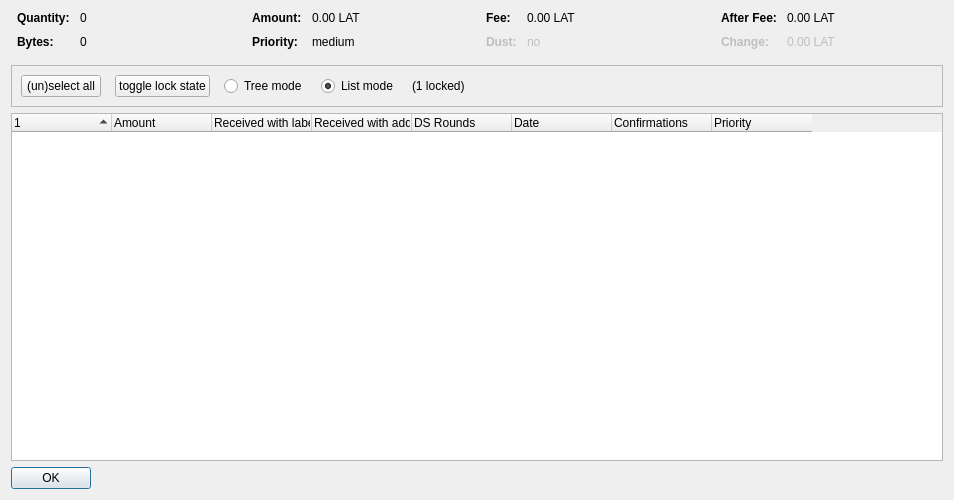
<?xml version="1.0" encoding="UTF-8"?>
<ui version="4.0">
 <class>CoinControlDialog</class>
 <widget class="QDialog" name="CoinControlDialog">
  <property name="geometry">
   <rect>
    <x>0</x>
    <y>0</y>
    <width>954</width>
    <height>500</height>
   </rect>
  </property>
  <property name="windowTitle">
   <string>Coin Selection</string>
  </property>
  <layout class="QVBoxLayout" name="verticalLayout">
   <item>
    <layout class="QHBoxLayout" name="horizontalLayoutTop" stretch="0,0,0,0">
     <property name="topMargin">
      <number>0</number>
     </property>
     <property name="bottomMargin">
      <number>10</number>
     </property>
     <item>
      <layout class="QFormLayout" name="formLayoutCoinControl1">
       <property name="horizontalSpacing">
        <number>10</number>
       </property>
       <property name="verticalSpacing">
        <number>10</number>
       </property>
       <property name="leftMargin">
        <number>6</number>
       </property>
       <property name="rightMargin">
        <number>6</number>
       </property>
       <item row="0" column="0">
        <widget class="QLabel" name="labelCoinControlQuantityText">
         <property name="font">
          <font>
           <weight>75</weight>
           <bold>true</bold>
          </font>
         </property>
         <property name="text">
          <string>Quantity:</string>
         </property>
        </widget>
       </item>
       <item row="0" column="1">
        <widget class="QLabel" name="labelCoinControlQuantity">
         <property name="cursor">
          <cursorShape>IBeamCursor</cursorShape>
         </property>
         <property name="contextMenuPolicy">
          <enum>Qt::ActionsContextMenu</enum>
         </property>
         <property name="text">
          <string notr="true">0</string>
         </property>
         <property name="textInteractionFlags">
          <set>Qt::LinksAccessibleByMouse|Qt::TextSelectableByKeyboard|Qt::TextSelectableByMouse</set>
         </property>
        </widget>
       </item>
       <item row="1" column="0">
        <widget class="QLabel" name="labelCoinControlBytesText">
         <property name="font">
          <font>
           <weight>75</weight>
           <bold>true</bold>
          </font>
         </property>
         <property name="text">
          <string>Bytes:</string>
         </property>
        </widget>
       </item>
       <item row="1" column="1">
        <widget class="QLabel" name="labelCoinControlBytes">
         <property name="cursor">
          <cursorShape>IBeamCursor</cursorShape>
         </property>
         <property name="contextMenuPolicy">
          <enum>Qt::ActionsContextMenu</enum>
         </property>
         <property name="text">
          <string notr="true">0</string>
         </property>
         <property name="textInteractionFlags">
          <set>Qt::LinksAccessibleByMouse|Qt::TextSelectableByKeyboard|Qt::TextSelectableByMouse</set>
         </property>
        </widget>
       </item>
      </layout>
     </item>
     <item>
      <layout class="QFormLayout" name="formLayoutCoinControl2">
       <property name="horizontalSpacing">
        <number>10</number>
       </property>
       <property name="verticalSpacing">
        <number>10</number>
       </property>
       <property name="leftMargin">
        <number>6</number>
       </property>
       <property name="rightMargin">
        <number>6</number>
       </property>
       <item row="0" column="0">
        <widget class="QLabel" name="labelCoinControlAmountText">
         <property name="font">
          <font>
           <weight>75</weight>
           <bold>true</bold>
          </font>
         </property>
         <property name="text">
          <string>Amount:</string>
         </property>
        </widget>
       </item>
       <item row="0" column="1">
        <widget class="QLabel" name="labelCoinControlAmount">
         <property name="cursor">
          <cursorShape>IBeamCursor</cursorShape>
         </property>
         <property name="contextMenuPolicy">
          <enum>Qt::ActionsContextMenu</enum>
         </property>
         <property name="text">
          <string notr="true">0.00 LAT</string>
         </property>
         <property name="textInteractionFlags">
          <set>Qt::LinksAccessibleByMouse|Qt::TextSelectableByKeyboard|Qt::TextSelectableByMouse</set>
         </property>
        </widget>
       </item>
       <item row="1" column="0">
        <widget class="QLabel" name="labelCoinControlPriorityText">
         <property name="font">
          <font>
           <weight>75</weight>
           <bold>true</bold>
          </font>
         </property>
         <property name="text">
          <string>Priority:</string>
         </property>
        </widget>
       </item>
       <item row="1" column="1">
        <widget class="QLabel" name="labelCoinControlPriority">
         <property name="cursor">
          <cursorShape>IBeamCursor</cursorShape>
         </property>
         <property name="contextMenuPolicy">
          <enum>Qt::ActionsContextMenu</enum>
         </property>
         <property name="text">
          <string>medium</string>
         </property>
         <property name="textInteractionFlags">
          <set>Qt::LinksAccessibleByMouse|Qt::TextSelectableByKeyboard|Qt::TextSelectableByMouse</set>
         </property>
        </widget>
       </item>
      </layout>
     </item>
     <item>
      <layout class="QFormLayout" name="formLayoutCoinControl3">
       <property name="horizontalSpacing">
        <number>10</number>
       </property>
       <property name="verticalSpacing">
        <number>10</number>
       </property>
       <property name="leftMargin">
        <number>6</number>
       </property>
       <property name="rightMargin">
        <number>6</number>
       </property>
       <item row="0" column="0">
        <widget class="QLabel" name="labelCoinControlFeeText">
         <property name="font">
          <font>
           <weight>75</weight>
           <bold>true</bold>
          </font>
         </property>
         <property name="text">
          <string>Fee:</string>
         </property>
        </widget>
       </item>
       <item row="0" column="1">
        <widget class="QLabel" name="labelCoinControlFee">
         <property name="cursor">
          <cursorShape>IBeamCursor</cursorShape>
         </property>
         <property name="contextMenuPolicy">
          <enum>Qt::ActionsContextMenu</enum>
         </property>
         <property name="text">
          <string notr="true">0.00 LAT</string>
         </property>
         <property name="textInteractionFlags">
          <set>Qt::LinksAccessibleByMouse|Qt::TextSelectableByKeyboard|Qt::TextSelectableByMouse</set>
         </property>
        </widget>
       </item>
       <item row="1" column="0">
        <widget class="QLabel" name="labelCoinControlLowOutputText">
         <property name="enabled">
          <bool>false</bool>
         </property>
         <property name="font">
          <font>
           <weight>75</weight>
           <bold>true</bold>
          </font>
         </property>
         <property name="text">
          <string>Dust:</string>
         </property>
        </widget>
       </item>
       <item row="1" column="1">
        <widget class="QLabel" name="labelCoinControlLowOutput">
         <property name="enabled">
          <bool>false</bool>
         </property>
         <property name="cursor">
          <cursorShape>IBeamCursor</cursorShape>
         </property>
         <property name="contextMenuPolicy">
          <enum>Qt::ActionsContextMenu</enum>
         </property>
         <property name="text">
          <string>no</string>
         </property>
         <property name="textInteractionFlags">
          <set>Qt::LinksAccessibleByMouse|Qt::TextSelectableByKeyboard|Qt::TextSelectableByMouse</set>
         </property>
        </widget>
       </item>
      </layout>
     </item>
     <item>
      <layout class="QFormLayout" name="formLayoutCoinControl4">
       <property name="horizontalSpacing">
        <number>10</number>
       </property>
       <property name="verticalSpacing">
        <number>10</number>
       </property>
       <property name="leftMargin">
        <number>6</number>
       </property>
       <property name="rightMargin">
        <number>6</number>
       </property>
       <item row="0" column="0">
        <widget class="QLabel" name="labelCoinControlAfterFeeText">
         <property name="font">
          <font>
           <weight>75</weight>
           <bold>true</bold>
          </font>
         </property>
         <property name="text">
          <string>After Fee:</string>
         </property>
        </widget>
       </item>
       <item row="0" column="1">
        <widget class="QLabel" name="labelCoinControlAfterFee">
         <property name="cursor">
          <cursorShape>IBeamCursor</cursorShape>
         </property>
         <property name="contextMenuPolicy">
          <enum>Qt::ActionsContextMenu</enum>
         </property>
         <property name="text">
          <string notr="true">0.00 LAT</string>
         </property>
         <property name="textInteractionFlags">
          <set>Qt::LinksAccessibleByMouse|Qt::TextSelectableByKeyboard|Qt::TextSelectableByMouse</set>
         </property>
        </widget>
       </item>
       <item row="1" column="0">
        <widget class="QLabel" name="labelCoinControlChangeText">
         <property name="enabled">
          <bool>false</bool>
         </property>
         <property name="font">
          <font>
           <weight>75</weight>
           <bold>true</bold>
          </font>
         </property>
         <property name="text">
          <string>Change:</string>
         </property>
        </widget>
       </item>
       <item row="1" column="1">
        <widget class="QLabel" name="labelCoinControlChange">
         <property name="enabled">
          <bool>false</bool>
         </property>
         <property name="cursor">
          <cursorShape>IBeamCursor</cursorShape>
         </property>
         <property name="contextMenuPolicy">
          <enum>Qt::ActionsContextMenu</enum>
         </property>
         <property name="text">
          <string notr="true">0.00 LAT</string>
         </property>
         <property name="textInteractionFlags">
          <set>Qt::LinksAccessibleByMouse|Qt::TextSelectableByKeyboard|Qt::TextSelectableByMouse</set>
         </property>
        </widget>
       </item>
      </layout>
     </item>
    </layout>
   </item>
   <item>
    <widget class="QFrame" name="frame">
     <property name="minimumSize">
      <size>
       <width>0</width>
       <height>40</height>
      </size>
     </property>
     <property name="frameShape">
      <enum>QFrame::StyledPanel</enum>
     </property>
     <property name="frameShadow">
      <enum>QFrame::Sunken</enum>
     </property>
     <layout class="QHBoxLayout" name="horizontalLayout">
      <item>
       <layout class="QHBoxLayout" name="horizontalLayoutPanel" stretch="0,0,0,0,0,0">
        <property name="spacing">
         <number>14</number>
        </property>
        <item>
         <widget class="QPushButton" name="pushButtonSelectAll">
          <property name="sizePolicy">
           <sizepolicy hsizetype="Maximum" vsizetype="Fixed">
            <horstretch>0</horstretch>
            <verstretch>0</verstretch>
           </sizepolicy>
          </property>
          <property name="text">
           <string>(un)select all</string>
          </property>
          <property name="autoDefault">
           <bool>false</bool>
          </property>
         </widget>
        </item>
        <item>
         <widget class="QPushButton" name="pushButtonToggleLock">
          <property name="sizePolicy">
           <sizepolicy hsizetype="Maximum" vsizetype="Fixed">
            <horstretch>0</horstretch>
            <verstretch>0</verstretch>
           </sizepolicy>
          </property>
          <property name="text">
           <string>toggle lock state</string>
          </property>
          <property name="autoDefault">
           <bool>false</bool>
          </property>
         </widget>
        </item>
        <item>
         <widget class="QRadioButton" name="radioTreeMode">
          <property name="sizePolicy">
           <sizepolicy hsizetype="Maximum" vsizetype="Fixed">
            <horstretch>0</horstretch>
            <verstretch>0</verstretch>
           </sizepolicy>
          </property>
          <property name="text">
           <string>Tree mode</string>
          </property>
         </widget>
        </item>
        <item>
         <widget class="QRadioButton" name="radioListMode">
          <property name="sizePolicy">
           <sizepolicy hsizetype="Maximum" vsizetype="Fixed">
            <horstretch>0</horstretch>
            <verstretch>0</verstretch>
           </sizepolicy>
          </property>
          <property name="text">
           <string>List mode</string>
          </property>
          <property name="checked">
           <bool>true</bool>
          </property>
         </widget>
        </item>
        <item>
         <widget class="QLabel" name="labelLocked">
          <property name="text">
           <string>(1 locked)</string>
          </property>
         </widget>
        </item>
        <item>
         <spacer name="horizontalSpacer">
          <property name="orientation">
           <enum>Qt::Horizontal</enum>
          </property>
          <property name="sizeHint" stdset="0">
           <size>
            <width>40</width>
            <height>20</height>
           </size>
          </property>
         </spacer>
        </item>
       </layout>
      </item>
     </layout>
    </widget>
   </item>
   <item>
    <widget class="CoinControlTreeWidget" name="treeWidget">
     <property name="contextMenuPolicy">
      <enum>Qt::CustomContextMenu</enum>
     </property>
     <property name="sortingEnabled">
      <bool>false</bool>
     </property>
     <property name="columnCount">
      <number>8</number>
     </property>
     <attribute name="headerShowSortIndicator" stdset="0">
      <bool>true</bool>
     </attribute>
     <attribute name="headerStretchLastSection">
      <bool>false</bool>
     </attribute>
     <column>
      <property name="text">
       <string/>
      </property>
     </column>
     <column>
      <property name="text">
       <string>Amount</string>
      </property>
     </column>
     <column>
      <property name="text">
       <string>Received with label</string>
      </property>
     </column>
     <column>
      <property name="text">
       <string>Received with address</string>
      </property>
     </column>
     <column>
      <property name="text">
       <string>DS Rounds</string>
      </property>
     </column>
     <column>
      <property name="text">
       <string>Date</string>
      </property>
     </column>
     <column>
      <property name="text">
       <string>Confirmations</string>
      </property>
      <property name="toolTip">
       <string>Confirmed</string>
      </property>
     </column>
     <column>
      <property name="text">
       <string>Priority</string>
      </property>
     </column>
    </widget>
   </item>
   <item>
    <widget class="QDialogButtonBox" name="buttonBox">
     <property name="sizePolicy">
      <sizepolicy hsizetype="Maximum" vsizetype="Fixed">
       <horstretch>0</horstretch>
       <verstretch>0</verstretch>
      </sizepolicy>
     </property>
     <property name="orientation">
      <enum>Qt::Horizontal</enum>
     </property>
     <property name="standardButtons">
      <set>QDialogButtonBox::Ok</set>
     </property>
    </widget>
   </item>
  </layout>
 </widget>
 <customwidgets>
  <customwidget>
   <class>CoinControlTreeWidget</class>
   <extends>QTreeWidget</extends>
   <header>coincontroltreewidget.h</header>
  </customwidget>
 </customwidgets>
 <resources/>
 <connections/>
</ui>
